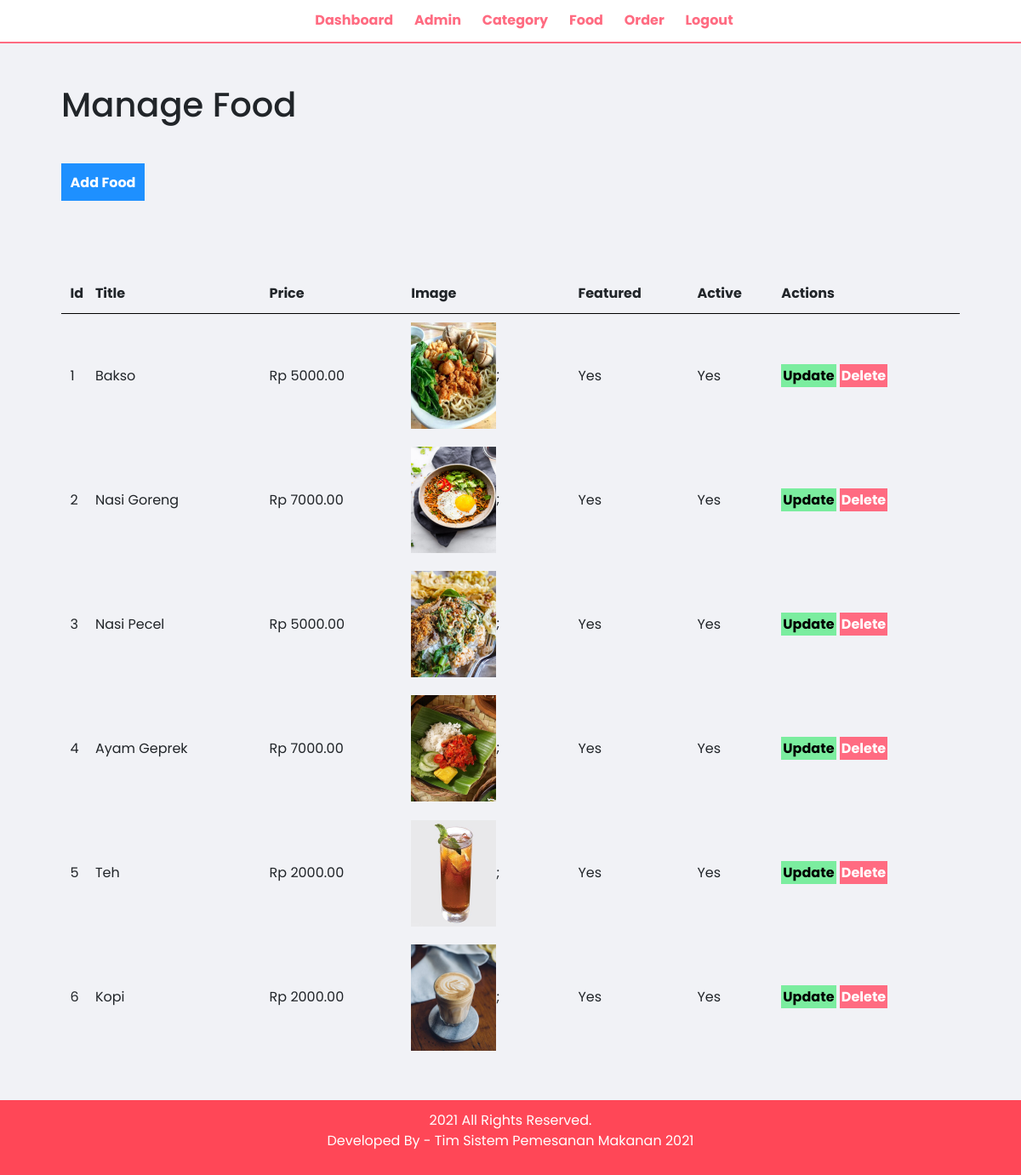
The page /admin/manage-food.php (signed in) on the database its author committed.
### tables this page shows
CREATE TABLE tbl_food (
  id int(10) UNSIGNED NOT NULL PRIMARY KEY,
  title varchar(100) NOT NULL,
  description text NOT NULL,
  price decimal(10,2) NOT NULL,
  image_name varchar(255) NOT NULL,
  category_id int(10) UNSIGNED NOT NULL,
  featured varchar(10) NOT NULL,
  active varchar(10) NOT NULL
);

### admin/manage-food.php (the view, shortened to what this page needs)
<?php include("partials/menu.php")?>
<div class="main-content">
	<div class="wrapper">
	<h1>Manage Food</h1>
				<br /><br />
			<a href="<?php echo SITEURL;?>admin/add-food.php" class="btn-primary">Add Food</a>
			<br /><br /><br />
			<br><br>
			<table class="tbl-full">
				<tr>
					<th>Id</th>
					<th>Title</th>
					<th>Price</th>
					<th>Image</th>
					<th>Featured</th>
					<th>Active</th>
					<th>Actions</th>
				</tr>
				<?php
					$sql = "SELECT * FROM tbl_food";
					$res = mysqli_query($conn, $sql);
					$count = mysqli_num_rows($res);
					$sn=1;
					if($count>0)
					{
						while($row = mysqli_fetch_assoc($res))
						{
							$id = $row['id'];
							$title = $row['title'];
							$price = $row['price'];
							$image_name = $row['image_name'];
							$featured = $row['featured'];
							$active = $row['active'];
							?>
								<tr>
									<td><?php echo $sn++;?></td>
									<td><?php echo $title;?></td>
									<td>Rp <?php echo $price;?></td>
									<td>
										<?php
										if($image_name==""){
											echo "<div class='eror'>Image not added</div>";
										}else{
											?>
											<img src="<?php echo SITEURL;?>/images/food/<?php echo $image_name;?>" width = "100">;
											<?php
										}
										?>
									</td>
									<td><?php echo $featured;?></td>
									<td><?php echo $active;?></td>
									<td>
										<a href="<?php echo SITEURL;?>admin/update-food.php?id=<?php echo $id;?>" class="btn-secondary">Update</a>
										<a href="<?php echo SITEURL;?>admin/delete-food.php?id=<?php echo $id;?>&image_name=<?php echo $image_name;?>" class="btn-danger">Delete</a>
									</td>
								</tr>
							<?php
						}
					}else
					{
						echo "<tr><td colspan='7' class='eror'>Food not added yet</td></tr>";
					}
				?>
			</table>
	</div>
</div>
<?php include("partials/footer.php")?>

### admin/partials/menu.php (shortened to what this page needs)
<!DOCTYPE html>
<html>
<head>
    <link href="https://unpkg.com/aos@2.3.1/dist/aos.css" rel="stylesheet">
	<link rel="stylesheet" href="../BS/dist/css/bootstrap.min.css">
	<link rel="stylesheet" href="../css/admin.css">
</head>
<body>
	<div class="menu text-center">
		<div class="wrapper">
			<ul>
				<li><a href="index.php">Dashboard</a></li>
				<li><a href="manage-admin.php">Admin</a></li>
				<li><a href="manage-categories.php">Category</a></li>
				<li><a href="manage-food.php">Food</a></li>
				<li><a href="manage-order.php">Order</a></li>
				<li><a href="logout.php">Logout</a></li>
			</ul>
		</div>
	</div>

### admin/partials/footer.php
	<div class="footer">
		<div class="wrapper">
			<p class="text-center">2021 All Rights Reserved. <br>Developed By - Tim Sistem Pemesanan Makanan 2021</p>
		</div>
	</div>
</body>
</html>

### css/admin.css (style rules this page uses)
* { margin: 0 0; padding: 0 0; font-family: "Poppins", sans-serif; }
.wrapper { padding: 1%; width: 90%; margin: 0 auto; }
.text-center { text-align: center; }
.tbl-full { width: 100%; }
table tr th { border-bottom: 1px solid black; padding: 1%; text-align: left; }
table tr td { padding: 1%; }
.btn-primary { background-color: #1e90ff; padding: 1%; color: white; text-decoration: none; font-weight: bold; }
.btn-secondary { background-color: #7bed9f; padding: 1%; color: black; text-decoration: none; font-weight: bold; }
.btn-danger { background-color: #ff6b81; padding: 1%; color: white; text-decoration: none; font-weight: bold; }
.menu ul { list-style-type: none; }
.menu ul li { display: inline; padding: 1%; }
.menu ul li a { text-decoration: none; font-weight: bold; color: #ff6b81; }
.main-content { background-color: #f1f2f6; padding: 3% 0; }
.footer { background-color: #ff4757; color: white; }

### rows shown on the page
tbl_food: title "Bakso", price "5000.00", image_name (picture), featured "Yes", active "Yes"
tbl_food: title "Nasi Goreng", price "7000.00", image_name (picture), featured "Yes", active "Yes"
tbl_food: title "Nasi Pecel", price "5000.00", image_name (picture), featured "Yes", active "Yes"
tbl_food: title "Ayam Geprek", price "7000.00", image_name (picture), featured "Yes", active "Yes"
tbl_food: title "Teh", price "2000.00", image_name (picture), featured "Yes", active "Yes"
tbl_food: title "Kopi", price "2000.00", image_name (picture), featured "Yes", active "Yes"
